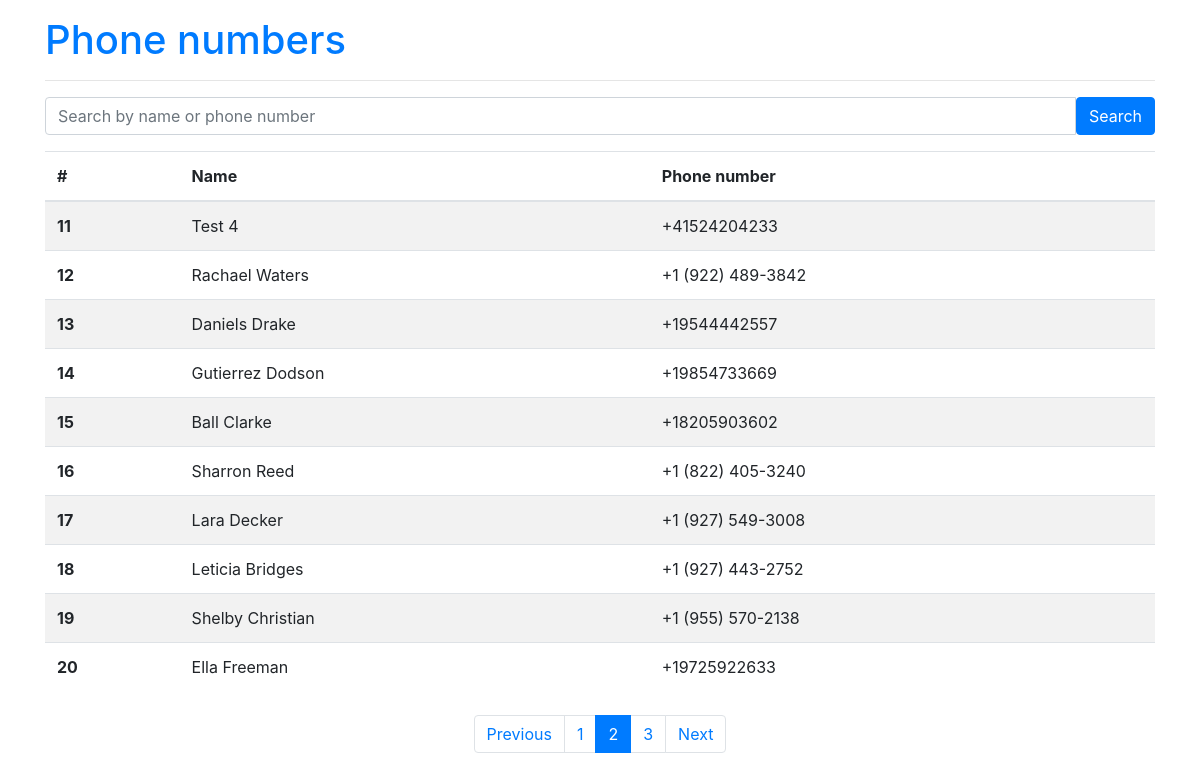
Screenshot of /?page=2 with the database file from the repository.
### main/models.py (models this page shows)
class PhonebookItem(models.Model):
    name = models.CharField(max_length=255)
    phone_number = PhoneNumberField()
    class Meta:
        ordering = ['id',]

### main/views.py (the view)
# urls.py: path('', views.HomeView.as_view(), name='home')
class HomeView(ListView):
    paginate_by = 10
    model = PhonebookItem
    def get_queryset(self):
        query = self.request.GET.get('q','')
        object_list = PhonebookItem.objects.filter(
            Q(name__icontains=query) | Q(phone_number__icontains=query)
        )
        return object_list

### main/templates/main/phonebookitem_list.html (shortened to what this page needs)
{% extends 'base.html' %}
{% block content %}
<a href="{% url 'home' %}"><h1 class="mt-3">Phone numbers</h1></a>
<hr>
<form class="mb-3" action="" method="GET">
    <div class="input-group">
        <input type="text" name="q" class="form-control" placeholder="Search by name or phone number" aria-label="Search" aria-describedby="search-addon" />
        <button type="submit" class="btn btn-primary">Search</button>
    </div>
</form>
<table class="table table-striped">
    <thead>
        <tr>
            <th scope="col">#</th>
            <th scope="col">Name</th>
            <th scope="col">Phone number</th>
        </tr>
    </thead>
    <tbody>
        {% for item in page_obj %}
            <tr>
                <th scope="row">{{ item.id }}</th>
                <td>{{ item.name }}</td>
                <td>{{ item.phone_number }}</td>
            </tr>
        {% endfor %}
    </tbody>
</table>
<nav>
    <ul class="pagination justify-content-center mt-4   ">
        {% if page_obj.has_previous %}
            <li class="page-item"><a class="page-link" href="?page={{ page_obj.previous_page_number }}">Previous</a></li>
            <li class="page-item"><a class="page-link" href="?page={{ page_obj.previous_page_number }}">{{ page_obj.previous_page_number }}</a></li>
        {% else %}
            <li class="page-item disabled"><a class="page-link" href="#">Previous</a></li>
        {% endif %}
        <li class="page-item active"><a class="page-link" href="#">{{ page_obj.number }} </a></li>
        {% if page_obj.has_next %}
            <li class="page-item"><a class="page-link" href="?page={{ page_obj.next_page_number }}">{{ page_obj.next_page_number }}</a></li>
            <li class="page-item"><a class="page-link" href="?page={{ page_obj.next_page_number }}">Next</a></li>
        {% else %}
            <li class="page-item disabled"><a class="page-link" href="#">Next</a></li>
        {% endif %}
    </ul>
</nav>
{% endblock content %}

### rows the page displays
PhonebookItem: id "11", name "Test 4", phone_number "+41524204233"
PhonebookItem: id "12", name "Rachael Waters", phone_number "+1 (922) 489-3842"
PhonebookItem: id "13", name "Daniels Drake", phone_number "+19544442557"
PhonebookItem: id "14", name "Gutierrez Dodson", phone_number "+19854733669"
PhonebookItem: id "15", name "Ball Clarke", phone_number "+18205903602"
PhonebookItem: id "16", name "Sharron Reed", phone_number "+1 (822) 405-3240"
PhonebookItem: id "17", name "Lara Decker", phone_number "+1 (927) 549-3008"
PhonebookItem: id "18", name "Leticia Bridges", phone_number "+1 (927) 443-2752"
PhonebookItem: id "19", name "Shelby Christian", phone_number "+1 (955) 570-2138"
PhonebookItem: id "20", name "Ella Freeman", phone_number "+19725922633"

### other values shown
{{ page_obj.previous_page_number }} "1"
{{ page_obj.number }} "2"
{{ page_obj.next_page_number }} "3"
